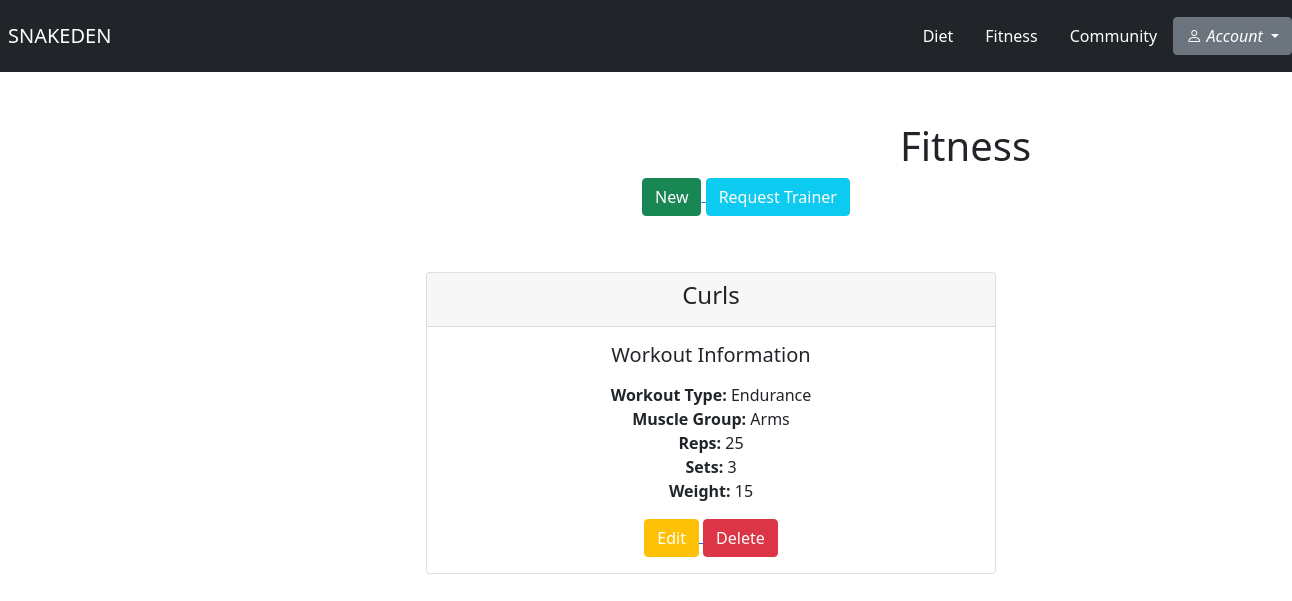
The app's page /fitness/, older data.
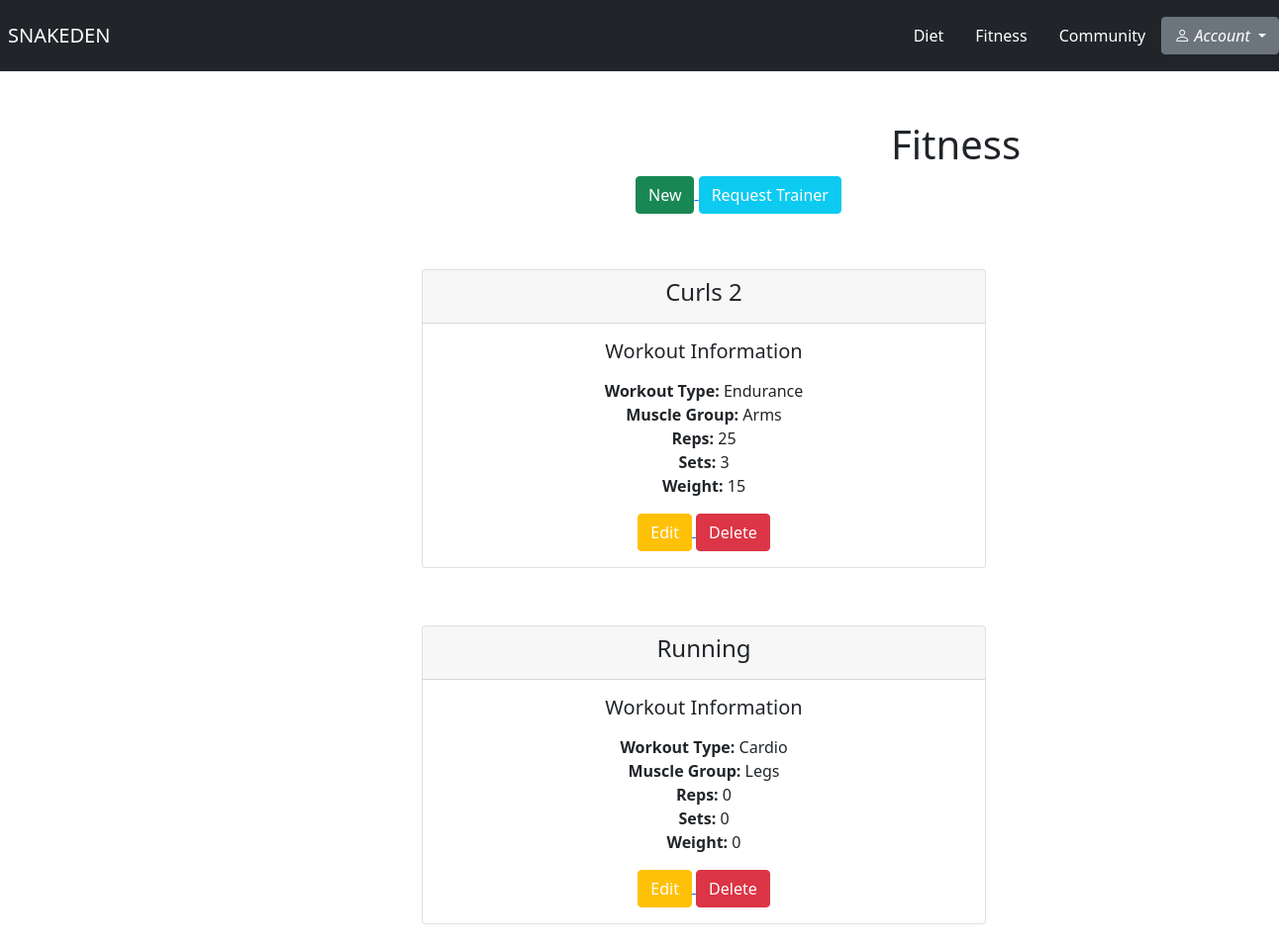
The same page, newer data.
### fitness/models.py (models this page shows)
class Workout(models.Model):
    WORKOUT_TYPE = [
        ('Cardio', 'Cardio'),
        ('Strength', 'Strength'),
        ('Endurance', 'Endurance'),
    ]
    MUSCLE_GROUP = [
        ('Arms', 'Arms'),
        ('Shoulders', 'Shoulders'),
        ('Back', 'Back'),
        ('Core', 'Core'),
        ('Legs', 'Legs'),
    ]
    workout_type = models.CharField(max_length=50, choices=WORKOUT_TYPE)
    muscle_group = models.CharField(max_length=50, choices=MUSCLE_GROUP)
    exercise_name = models.CharField(max_length=50)
    reps = models.IntegerField()
    sets = models.IntegerField()
    weight = models.IntegerField()
    user = models.ForeignKey(User, on_delete=models.CASCADE)

### fitness/views.py (the view)
# urls.py: path('', views.fitness_home, name="fitness_home"),
def fitness_home(request):
    workout = Workout.objects.all()
    return render(request, 'fitness/fitness_home.html', {'workout': workout})

### fitness/templates/fitness/fitness_home.html (shortened to what this page needs)
{% extends 'base.html' %}
{% block body %}
    <h1 style="margin-left: 900PX; margin-top: 50px">Fitness</h1>
    <div class="container p-0">
        <div class="row pb-3">
            <div class="col-md-12 text-center h6" style="margin-left: 100px">
                <a href="{% url 'workout_form' %}">
                    <button class="btn btn-success" type="submit">New</button>
                </a>
                <a href="{% url 'request_trainer' %}">
                    <button class="btn btn-info" type="submit" style="color: white">Request Trainer</button>
                </a>
                <h6 class="btn btn-light" style="margin-left: 1025px; background-color: white; border-color: white"></h6>
            </div>
        </div>
        {% for workout in workout %}
            <div class="card" style="width: 50%; text-align: center; margin-left: 350px; margin-top: 10px">
              <div class="card-header">
                  <h4>{{ workout.exercise_name }}</h4>
              </div>
              <div class="card-body">
                  <h5>Workout Information</h5>
                <p class="card-text">
                    <li style="list-style-type: none"><strong>Workout Type:</strong> {{ workout.workout_type }}</li>
                    <li style="list-style-type: none"><strong>Muscle Group:</strong> {{ workout.muscle_group }}</li>
                    <li style="list-style-type: none"><strong>Reps:</strong> {{ workout.reps }}</li>
                    <li style="list-style-type: none"><strong>Sets:</strong> {{ workout.sets }}</li>
                    <li style="list-style-type: none"><strong>Weight:</strong> {{ workout.weight }}</li>
                </p>
                  <a href="{% url 'edit_workout' workout.id %}">
                      <button class="btn btn-warning" style="color: white">Edit</button>
                  </a>
                  <a href="{% url 'delete_workout' workout.id %}">
                      <button class="btn btn-danger">Delete</button>
                  </a>
              </div>
            </div>
        <br><br>
    {% endfor %}
</div>
{% endblock %}

Row changes from the older to the newer data that the page shows:
changed Workout "Endurance": exercise_name "Curls" → "Curls 2"
added Workout: exercise_name "Running", workout_type "Cardio", muscle_group "Legs", reps "0", sets "0", weight "0"
